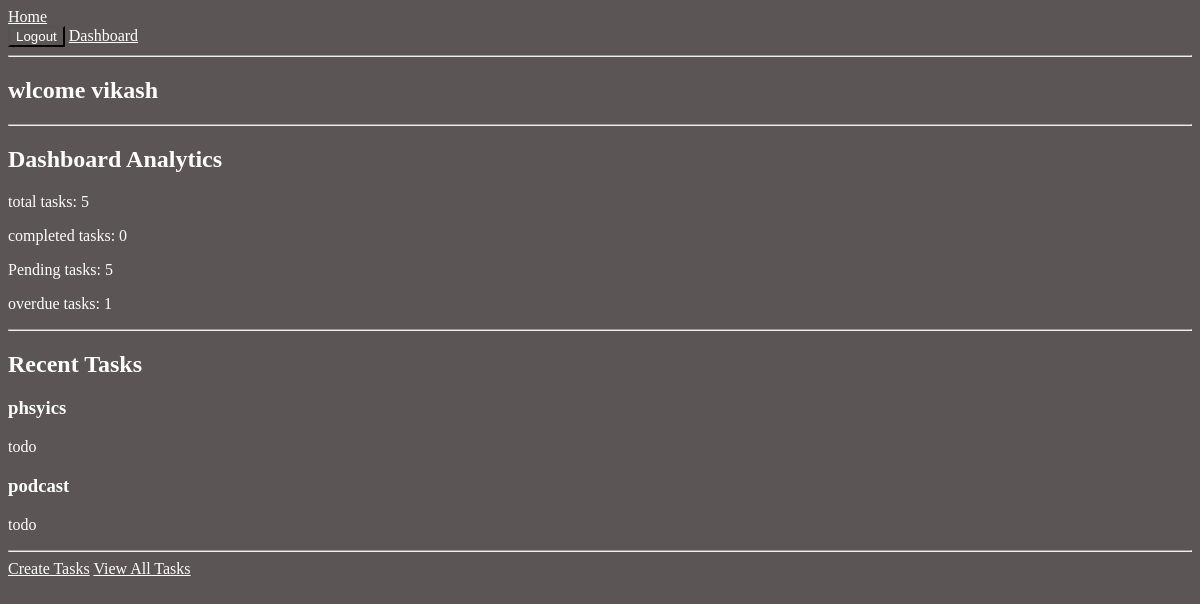
The app's page /dashboard/dashboard/ (signed in), older data.
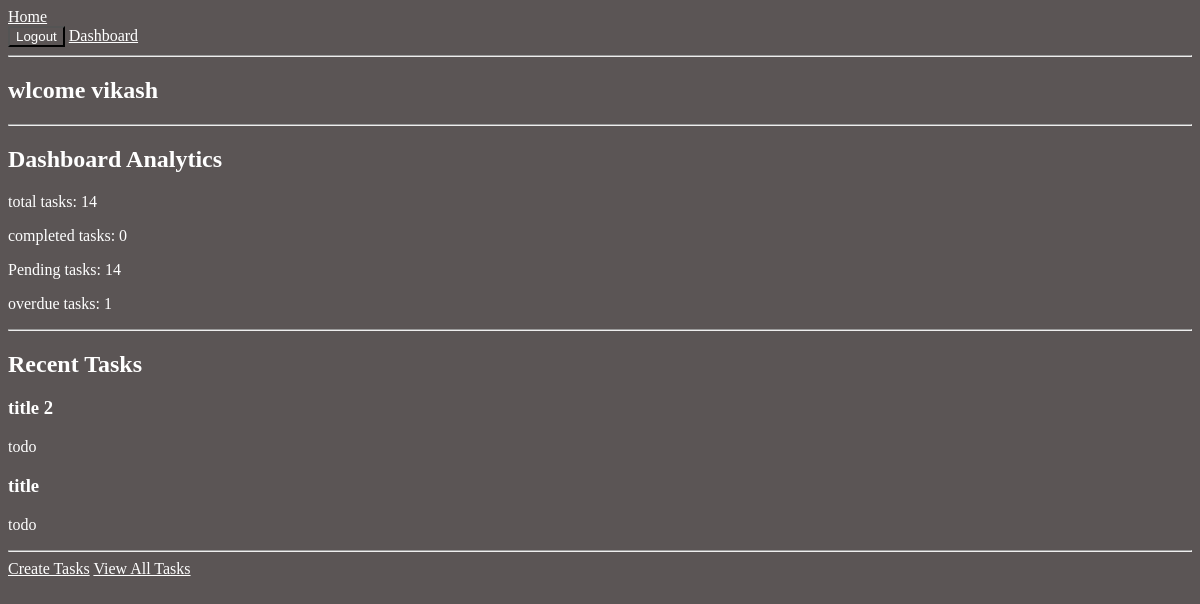
The same page, newer data.
### apps/tasks/models.py (models this page shows, shortened)
class Tasks(models.Model):
    PRIORITY_CHOICES = [
        ("low","Low"),
        ("medium", "Medium"),
        ("high", "High"),
    ]
    STATUS_CHOICES= [
        ('todo',"To Do"),
        ('in_progress','In Progress'),
        ('completed',"Completed"),
    ]
    user = models.ForeignKey(settings.AUTH_USER_MODEL, on_delete=models.CASCADE, related_name='tasks')
    category = models.ForeignKey(Categories, on_delete=models.SET_NULL,null=True, blank=True, related_name='tasks')
    title = models.CharField(max_length=220)
    description = models.CharField(blank=True)
    priority = models.CharField(max_length=20, choices=PRIORITY_CHOICES, default='medium')
    tags = models.ManyToManyField(Tag, blank=True, related_name='tasks')
    status = models.CharField(max_length=20, choices=STATUS_CHOICES, default='todo')
    due_date = models.DateField(null=True, blank=True)
    created_at = models.DateTimeField(auto_now_add=True)
    updated_at = models.DateTimeField(auto_now=True)
    class Meta:
        ordering = ['-created_at']

### apps/dashboard/views.py (the view)
# urls.py: path('dashboard/', Dashboard_View.as_view(), name='dashboard'),
class Dashboard_View(LoginRequiredMixin, TemplateView):
    template_name = 'dashboard/index.html'
    def get_context_data(self, **kwargs):
        context = super().get_context_data(**kwargs)
        tasks = Tasks.objects.filter(user = self.request.user)
        context['total_tasks'] = tasks.count()
        context['completed_tasks'] = tasks.filter(status = 'completed').count()
        context['pending_tasks'] = tasks.exclude(status='completed').count()
        context['overdue_tasks'] = tasks.filter(due_date__lt = now().date(),
                                                status__in=['todo', 'in_progress'],).count()
        context['recent_tasks'] = tasks[:2]
        return context

### templates/dashboard/index.html
{% extends "base.html" %}
{% block content %}
<h2>wlcome {{ user.username }}</h2>
<hr>
<h2>Dashboard Analytics</h2>
<p>total tasks: {{ total_tasks }}</p>
<p>completed tasks: {{ completed_tasks }}</p>
<p>Pending tasks: {{ pending_tasks }}</p>
<p>overdue tasks: {{ overdue_tasks }}</p>
<hr>
<h2>Recent Tasks</h2>
{% for task in recent_tasks %}
<div>
    <h3>{{ task.title }}</h3>
    <p>{{ task.status }}</p>
</div>
{% empty %}
<p>no recent tasks</p>
{% endfor %}
<hr>
<a href="{% url "task_create" %}">Create Tasks</a>
<a href="{% url "task_list" %}">View All Tasks</a>
{% endblock  %}

Row changes from the older to the newer data that the page shows:
no longer on this page (row unchanged): Tasks: title "phsyics", status "todo"
no longer on this page (row unchanged): Tasks: title "podcast", status "todo"
added Tasks: title "title 2", status "todo"
added Tasks: title "title", status "todo"
Text that changed along with them:
{{ total_tasks }}: "5" → "14"
{{ pending_tasks }}: "5" → "14"
